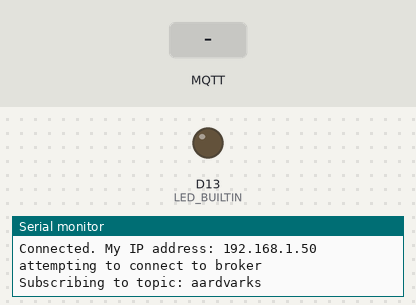
Simulated run of this sketch. Board: Arduino Nano RP2040 Connect. On the bench: output pins drawn as LEDs (lit = HIGH), the last lines printed to the serial monitor. The test bench sets the inputs (shaded band). WiFi joins after 1.5 s; servers stay silent unless stated; no MQTT or app messages arrive unless stated; not simulated (calls return 0 or success): arduino_secrets.h.

Above: at 4.7 s.
4.8 s: MQTT message "5" arrives on the first subscribed topic
At 5.7 s:
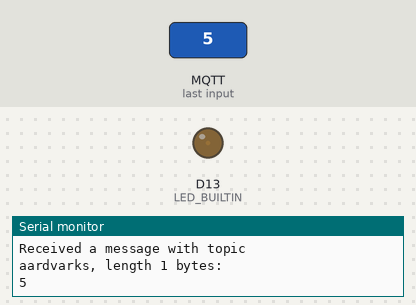
6.3 s: MQTT message "90" arrives on the first subscribed topic
At 6.8 s:
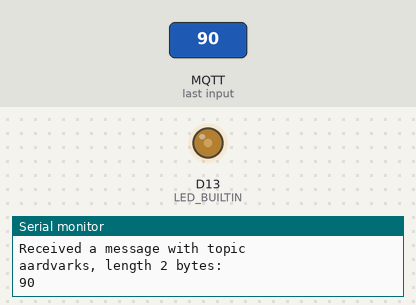
7.8 s: MQTT message "200" arrives on the first subscribed topic
At 9.2 s:
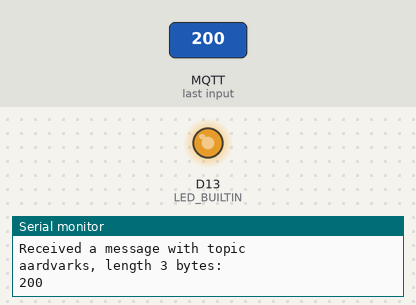
Timing chart, 0 to 10.8 s (numbered marks = the images above; inputs shaded):
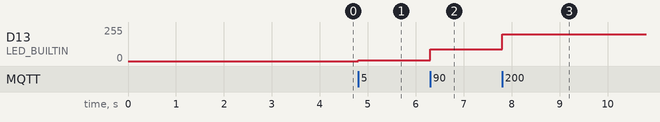

Measured:
- after the input at 4.8 s, D13 (LED_BUILTIN): 0/255 → 5/255 at once
- after the input at 6.3 s, D13 (LED_BUILTIN): 5/255 → 90/255 at once
- after the input at 7.8 s, D13 (LED_BUILTIN): 90/255 → 200/255 at once

The sketch:

ArduinoMqttClientWithWill.ino
```cpp
/*
  MQTT Client sender/receiver with will

  This sketch demonstrates an MQTT client that connects to a broker, subscribes to a topic,
  and both listens for messages on that topic and sends messages to it.
  When the client receives a message, it parses it, and PWMs the built-in LED.
  This client also has a last will and testament property. with each reading sent,
  it also updates the will topic with the current network time. If another
  reading does not show up within the keepAlive interval, the broker
  will publish the will topic.

  This sketch uses https://public.cloud.shiftr.io as the MQTT broker, but others will work as well.
  See https://tigoe.github.io/mqtt-examples/#broker-client-settings for connection details.

Libraries used:
  * http://librarymanager/All#WiFiNINA or
  * http://librarymanager/All#WiFi101
  * http://librarymanager/All#ArduinoMqttClient

  the arduino_secrets.h file:
  #define SECRET_SSID ""    // network name
  #define SECRET_PASS ""    // network password
  #define SECRET_MQTT_USER "public" // broker username
  #define SECRET_MQTT_PASS "public" // broker password

  created 28 Mar 2023
  by Tom Igoe
*/

#include <WiFiNINA.h>  // use this for Nano 33 IoT, MKR1010, Nano RP2040 Connect
// #include <WiFi101.h>    // use this for MKR1000
#include <ArduinoMqttClient.h>
#include "arduino_secrets.h"

// initialize WiFi connection as SSL.
// If you are not using MQTTS, use WiFiClient:
WiFiSSLClient wifi;
MqttClient mqttClient(wifi);

// details for MQTT client:
char broker[] = "public.cloud.shiftr.io";
int port = 8883;
char topic[] = "aardvarks";
String clientID = "arduinoMqttClient-";
// properties for the MQTT last will and testament:
String willPayload;
const bool willRetain = true;
const int willQos = 1;
String willTopic = String(topic) + "/last_seen";

// last time the client sent a message, in ms:
long lastTimeSent = 0;
// message sending interval:
int interval = 10 * 1000;
// keepAlive interval for the will:
int keepAliveInterval = 60 * 1000;
// connection timeout:
int connectionTimeout = 30 * 1000;

void setup() {
  // initialize serial:
  Serial.begin(9600);
  // wait for serial monitor to open:
  if (!Serial) delay(3000);
  pinMode(LED_BUILTIN, OUTPUT);
  // connect to WiFi:
  connectToNetwork();
  // make the clientID unique by adding the last three digits of the MAC address:
  byte mac[6];
  WiFi.macAddress(mac);
  for (int i = 3; i < 6; i++) {
    clientID += String(mac[i], HEX);
  }

  // set the credentials for the MQTT client:
  mqttClient.setId(clientID);
  // if needed, login to the broker with a username and password:
  mqttClient.setUsernamePassword(SECRET_MQTT_USER, SECRET_MQTT_PASS);
  // after keepAliveInterval, the broker will publish the will:
  mqttClient.setKeepAliveInterval(keepAliveInterval);
  // after connectionTimeout the client will produce a connection error:
  mqttClient.setConnectionTimeout(connectionTimeout);
}

void loop() {
  // if you disconnected from the network, reconnect:
  if (WiFi.status() != WL_CONNECTED) {
    connectToNetwork();
    // skip the rest of the loop until you are connected:
    return;
  }

  // if not connected to the broker, try to connect:
  if (!mqttClient.connected()) {
    Serial.println("attempting to connect to broker");
    connectToBroker();
  }

  // poll for new messages from the broker:
  mqttClient.poll();

  // once every interval, send a message:
  if (millis() - lastTimeSent > interval) {
    // get a random analog reading, divide by 4 to set range to 0-255:
    int sensorReading = analogRead(A0) / 4;
    if (mqttClient.connected()) {
      // start a new message on the topic:
      mqttClient.beginMessage(topic);
      // print the body of the message:
      mqttClient.print(sensorReading);
      // send the message:
      mqttClient.endMessage();

      // send a serial notification:
      Serial.print("published a message: ");
      Serial.println(sensorReading);
      // timestamp this message:
      lastTimeSent = millis();
    }
  }
}

boolean connectToBroker() {
  // update the will topic with the last successful timestamp:
  updateWill();
  // if the MQTT client is not connected:
  if (!mqttClient.connect(broker, port)) {
    // print out the error message:
    Serial.print("MOTT connection failed. Error no: ");
    Serial.println(mqttClient.connectError());
    // return that you're not connected:
    return false;
  }

  // set the message receive callback:
  mqttClient.onMessage(onMqttMessage);
  // subscribe to a topic:
  Serial.print("Subscribing to topic: ");
  Serial.println(topic);
  mqttClient.subscribe(topic);

  // once you're connected, you
  // return that you're connected:
  return true;
}


void updateWill() {
  // get the seconds since 1/1/1970 from a network time server
  // note: the WiFi.getTime() command only works
  // for WiFiNINA and WiFi101. For an example of how to get
  // network time from other WiFi libraries, see
  // this example:
  willPayload = String(WiFi.getTime());

  // set the will value:
  mqttClient.beginWill(willTopic, willTopic.length(), willRetain, willQos);
  // send it to the broker:
  mqttClient.print(willPayload);
  // close the connection:
  mqttClient.endWill();
}

void onMqttMessage(int messageSize) {
  // we received a message, print out the topic and contents
  Serial.println("Received a message with topic ");
  Serial.print(mqttClient.messageTopic());
  Serial.print(", length ");
  Serial.print(messageSize);
  Serial.println(" bytes:");
  String incoming = "";
  // use the Stream interface to print the contents
  while (mqttClient.available()) {
    incoming += (char)mqttClient.read();
  }
  // convert the incoming string to an int so you can use it:
  int result = incoming.toInt();
  // use the result to dim the builtin LED:
  if (result > 0) {
    analogWrite(LED_BUILTIN, result);
  }
  // print the result:
  Serial.println(result);
}

void connectToNetwork() {
  // try to connect to the network:
  while (WiFi.status() != WL_CONNECTED) {
    Serial.println("Attempting to connect to: " + String(SECRET_SSID));
    //Connect to WPA / WPA2 network:
    WiFi.begin(SECRET_SSID, SECRET_PASS);
    delay(2000);
  }

  // print IP address once connected:
  Serial.print("Connected. My IP address: ");
  Serial.println(WiFi.localIP());
}
```
